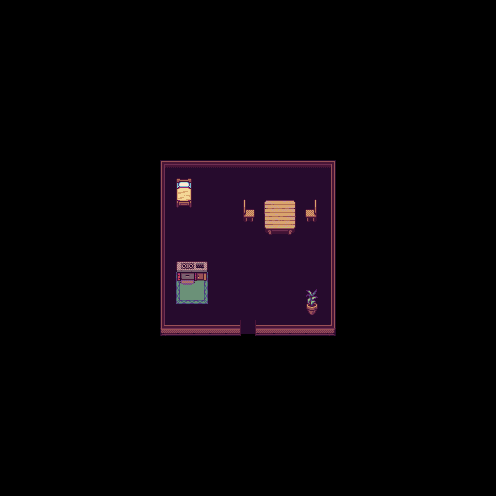

Below is a game level as drawn by its tile map, then a one-line description and the .tmx file that defines it, in full:
An orthogonal 31x31 tile map with 16x16 px tiles, 3 tile layers (Base, Objects-low, Objects-high).

<map version="1.5" tiledversion="1.5.0" orientation="orthogonal" renderorder="right-down" width="31" height="31" tilewidth="16" tileheight="16" infinite="0" nextlayerid="4" nextobjectid="1">
 <tileset firstgid="1" source="../Raou_Interior_Tileset.tsx" />
 <layer id="1" name="Base" width="31" height="31">
  <data encoding="csv">
0,0,0,0,0,0,0,0,0,0,0,0,0,0,0,0,0,0,0,0,0,0,0,0,0,0,0,0,0,0,0,
0,0,0,0,0,0,0,0,0,0,0,0,0,0,0,0,0,0,0,0,0,0,0,0,0,0,0,0,0,0,0,
0,0,0,0,0,0,0,0,0,0,0,0,0,0,0,0,0,0,0,0,0,0,0,0,0,0,0,0,0,0,0,
0,0,0,0,0,0,0,0,0,0,0,0,0,0,0,0,0,0,0,0,0,0,0,0,0,0,0,0,0,0,0,
0,0,0,0,0,0,0,0,0,0,0,0,0,0,0,0,0,0,0,0,0,0,0,0,0,0,0,0,0,0,0,
0,0,0,0,0,0,0,0,0,0,0,0,0,0,0,0,0,0,0,0,0,0,0,0,0,0,0,0,0,0,0,
0,0,0,0,0,0,0,0,0,0,0,0,0,0,0,0,0,0,0,0,0,0,0,0,0,0,0,0,0,0,0,
0,0,0,0,0,0,0,0,0,0,0,0,0,0,0,0,0,0,0,0,0,0,0,0,0,0,0,0,0,0,0,
0,0,0,0,0,0,0,0,0,0,0,0,0,0,0,0,0,0,0,0,0,0,0,0,0,0,0,0,0,0,0,
0,0,0,0,0,0,0,0,0,0,0,0,0,0,0,0,0,0,0,0,0,0,0,0,0,0,0,0,0,0,0,
0,0,0,0,0,0,0,0,0,0,1,2,2,2,2,2,2,2,2,2,3,0,0,0,0,0,0,0,0,0,0,
0,0,0,0,0,0,0,0,0,0,15,16,16,16,16,16,16,16,16,16,17,0,0,0,0,0,0,0,0,0,0,
0,0,0,0,0,0,0,0,0,0,15,16,16,16,16,16,16,16,16,16,17,0,0,0,0,0,0,0,0,0,0,
0,0,0,0,0,0,0,0,0,0,15,16,16,16,16,16,16,16,16,16,17,0,0,0,0,0,0,0,0,0,0,
0,0,0,0,0,0,0,0,0,0,15,16,16,16,16,16,16,16,16,16,17,0,0,0,0,0,0,0,0,0,0,
0,0,0,0,0,0,0,0,0,0,15,16,16,16,16,16,16,16,16,16,17,0,0,0,0,0,0,0,0,0,0,
0,0,0,0,0,0,0,0,0,0,15,16,16,16,16,16,16,16,16,16,17,0,0,0,0,0,0,0,0,0,0,
0,0,0,0,0,0,0,0,0,0,15,16,16,16,16,16,16,16,16,16,17,0,0,0,0,0,0,0,0,0,0,
0,0,0,0,0,0,0,0,0,0,15,16,16,16,16,16,16,16,16,16,17,0,0,0,0,0,0,0,0,0,0,
0,0,0,0,0,0,0,0,0,0,15,16,16,16,16,16,16,16,16,16,17,0,0,0,0,0,0,0,0,0,0,
0,0,0,0,0,0,0,0,0,0,29,30,30,30,30,98,30,30,30,30,31,0,0,0,0,0,0,0,0,0,0,
0,0,0,0,0,0,0,0,0,0,0,0,0,0,0,0,0,0,0,0,0,0,0,0,0,0,0,0,0,0,0,
0,0,0,0,0,0,0,0,0,0,0,0,0,0,0,0,0,0,0,0,0,0,0,0,0,0,0,0,0,0,0,
0,0,0,0,0,0,0,0,0,0,0,0,0,0,0,0,0,0,0,0,0,0,0,0,0,0,0,0,0,0,0,
0,0,0,0,0,0,0,0,0,0,0,0,0,0,0,0,0,0,0,0,0,0,0,0,0,0,0,0,0,0,0,
0,0,0,0,0,0,0,0,0,0,0,0,0,0,0,0,0,0,0,0,0,0,0,0,0,0,0,0,0,0,0,
0,0,0,0,0,0,0,0,0,0,0,0,0,0,0,0,0,0,0,0,0,0,0,0,0,0,0,0,0,0,0,
0,0,0,0,0,0,0,0,0,0,0,0,0,0,0,0,0,0,0,0,0,0,0,0,0,0,0,0,0,0,0,
0,0,0,0,0,0,0,0,0,0,0,0,0,0,0,0,0,0,0,0,0,0,0,0,0,0,0,0,0,0,0,
0,0,0,0,0,0,0,0,0,0,0,0,0,0,0,0,0,0,0,0,0,0,0,0,0,0,0,0,0,0,0,
0,0,0,0,0,0,0,0,0,0,0,0,0,0,0,0,0,0,0,0,0,0,0,0,0,0,0,0,0,0,0
</data>
 </layer>
 <layer id="2" name="Objects-low" width="31" height="31">
  <data encoding="csv">
0,0,0,0,0,0,0,0,0,0,0,0,0,0,0,0,0,0,0,0,0,0,0,0,0,0,0,0,0,0,0,
0,0,0,0,0,0,0,0,0,0,0,0,0,0,0,0,0,0,0,0,0,0,0,0,0,0,0,0,0,0,0,
0,0,0,0,0,0,0,0,0,0,0,0,0,0,0,0,0,0,0,0,0,0,0,0,0,0,0,0,0,0,0,
0,0,0,0,0,0,0,0,0,0,0,0,0,0,0,0,0,0,0,0,0,0,0,0,0,0,0,0,0,0,0,
0,0,0,0,0,0,0,0,0,0,0,0,0,0,0,0,0,0,0,0,0,0,0,0,0,0,0,0,0,0,0,
0,0,0,0,0,0,0,0,0,0,0,0,0,0,0,0,0,0,0,0,0,0,0,0,0,0,0,0,0,0,0,
0,0,0,0,0,0,0,0,0,0,0,0,0,0,0,0,0,0,0,0,0,0,0,0,0,0,0,0,0,0,0,
0,0,0,0,0,0,0,0,0,0,0,0,0,0,0,0,0,0,0,0,0,0,0,0,0,0,0,0,0,0,0,
0,0,0,0,0,0,0,0,0,0,0,0,0,0,0,0,0,0,0,0,0,0,0,0,0,0,0,0,0,0,0,
0,0,0,0,0,0,0,0,0,0,0,0,0,0,0,0,0,0,0,0,0,0,0,0,0,0,0,0,0,0,0,
0,0,0,0,0,0,0,0,0,0,0,0,0,0,0,0,0,0,0,0,0,0,0,0,0,0,0,0,0,0,0,
0,0,0,0,0,0,0,0,0,0,0,245,0,0,0,0,0,0,0,0,0,0,0,0,0,0,0,0,0,0,0,
0,0,0,0,0,0,0,0,0,0,0,259,0,0,0,758,477,478,479,759,0,0,0,0,0,0,0,0,0,0,0,
0,0,0,0,0,0,0,0,0,0,0,0,0,0,0,772,491,492,493,773,0,0,0,0,0,0,0,0,0,0,0,
0,0,0,0,0,0,0,0,0,0,0,0,0,0,0,0,505,506,507,0,0,0,0,0,0,0,0,0,0,0,0,
0,0,0,0,0,0,0,0,0,0,0,0,0,0,0,0,0,0,0,0,0,0,0,0,0,0,0,0,0,0,0,
0,0,0,0,0,0,0,0,0,0,0,0,0,0,0,0,0,0,0,0,0,0,0,0,0,0,0,0,0,0,0,
0,0,0,0,0,0,0,0,0,0,0,281,283,0,0,0,0,0,0,0,0,0,0,0,0,0,0,0,0,0,0,
0,0,0,0,0,0,0,0,0,0,0,309,311,0,0,0,0,0,0,792,0,0,0,0,0,0,0,0,0,0,0,
0,0,0,0,0,0,0,0,0,0,0,0,0,0,0,0,0,0,0,806,0,0,0,0,0,0,0,0,0,0,0,
0,0,0,0,0,0,0,0,0,0,0,0,0,0,0,0,0,0,0,0,0,0,0,0,0,0,0,0,0,0,0,
0,0,0,0,0,0,0,0,0,0,0,0,0,0,0,0,0,0,0,0,0,0,0,0,0,0,0,0,0,0,0,
0,0,0,0,0,0,0,0,0,0,0,0,0,0,0,0,0,0,0,0,0,0,0,0,0,0,0,0,0,0,0,
0,0,0,0,0,0,0,0,0,0,0,0,0,0,0,0,0,0,0,0,0,0,0,0,0,0,0,0,0,0,0,
0,0,0,0,0,0,0,0,0,0,0,0,0,0,0,0,0,0,0,0,0,0,0,0,0,0,0,0,0,0,0,
0,0,0,0,0,0,0,0,0,0,0,0,0,0,0,0,0,0,0,0,0,0,0,0,0,0,0,0,0,0,0,
0,0,0,0,0,0,0,0,0,0,0,0,0,0,0,0,0,0,0,0,0,0,0,0,0,0,0,0,0,0,0,
0,0,0,0,0,0,0,0,0,0,0,0,0,0,0,0,0,0,0,0,0,0,0,0,0,0,0,0,0,0,0,
0,0,0,0,0,0,0,0,0,0,0,0,0,0,0,0,0,0,0,0,0,0,0,0,0,0,0,0,0,0,0,
0,0,0,0,0,0,0,0,0,0,0,0,0,0,0,0,0,0,0,0,0,0,0,0,0,0,0,0,0,0,0,
0,0,0,0,0,0,0,0,0,0,0,0,0,0,0,0,0,0,0,0,0,0,0,0,0,0,0,0,0,0,0
</data>
 </layer>
 <layer id="3" name="Objects-high" width="31" height="31">
  <data encoding="csv">
0,0,0,0,0,0,0,0,0,0,0,0,0,0,0,0,0,0,0,0,0,0,0,0,0,0,0,0,0,0,0,
0,0,0,0,0,0,0,0,0,0,0,0,0,0,0,0,0,0,0,0,0,0,0,0,0,0,0,0,0,0,0,
0,0,0,0,0,0,0,0,0,0,0,0,0,0,0,0,0,0,0,0,0,0,0,0,0,0,0,0,0,0,0,
0,0,0,0,0,0,0,0,0,0,0,0,0,0,0,0,0,0,0,0,0,0,0,0,0,0,0,0,0,0,0,
0,0,0,0,0,0,0,0,0,0,0,0,0,0,0,0,0,0,0,0,0,0,0,0,0,0,0,0,0,0,0,
0,0,0,0,0,0,0,0,0,0,0,0,0,0,0,0,0,0,0,0,0,0,0,0,0,0,0,0,0,0,0,
0,0,0,0,0,0,0,0,0,0,0,0,0,0,0,0,0,0,0,0,0,0,0,0,0,0,0,0,0,0,0,
0,0,0,0,0,0,0,0,0,0,0,0,0,0,0,0,0,0,0,0,0,0,0,0,0,0,0,0,0,0,0,
0,0,0,0,0,0,0,0,0,0,0,0,0,0,0,0,0,0,0,0,0,0,0,0,0,0,0,0,0,0,0,
0,0,0,0,0,0,0,0,0,0,0,0,0,0,0,0,0,0,0,0,0,0,0,0,0,0,0,0,0,0,0,
0,0,0,0,0,0,0,0,0,0,0,0,0,0,0,0,0,0,0,0,0,0,0,0,0,0,0,0,0,0,0,
0,0,0,0,0,0,0,0,0,0,0,0,0,0,0,0,0,0,0,0,0,0,0,0,0,0,0,0,0,0,0,
0,0,0,0,0,0,0,0,0,0,0,0,0,0,0,0,0,0,0,0,0,0,0,0,0,0,0,0,0,0,0,
0,0,0,0,0,0,0,0,0,0,0,0,0,0,0,0,0,0,0,0,0,0,0,0,0,0,0,0,0,0,0,
0,0,0,0,0,0,0,0,0,0,0,0,0,0,0,0,0,0,0,0,0,0,0,0,0,0,0,0,0,0,0,
0,0,0,0,0,0,0,0,0,0,0,0,0,0,0,0,0,0,0,0,0,0,0,0,0,0,0,0,0,0,0,
0,0,0,0,0,0,0,0,0,0,0,413,414,0,0,0,0,0,0,0,0,0,0,0,0,0,0,0,0,0,0,
0,0,0,0,0,0,0,0,0,0,0,427,428,0,0,0,0,0,0,0,0,0,0,0,0,0,0,0,0,0,0,
0,0,0,0,0,0,0,0,0,0,0,0,0,0,0,0,0,0,0,0,0,0,0,0,0,0,0,0,0,0,0,
0,0,0,0,0,0,0,0,0,0,0,0,0,0,0,0,0,0,0,0,0,0,0,0,0,0,0,0,0,0,0,
0,0,0,0,0,0,0,0,0,0,0,0,0,0,0,0,0,0,0,0,0,0,0,0,0,0,0,0,0,0,0,
0,0,0,0,0,0,0,0,0,0,0,0,0,0,0,0,0,0,0,0,0,0,0,0,0,0,0,0,0,0,0,
0,0,0,0,0,0,0,0,0,0,0,0,0,0,0,0,0,0,0,0,0,0,0,0,0,0,0,0,0,0,0,
0,0,0,0,0,0,0,0,0,0,0,0,0,0,0,0,0,0,0,0,0,0,0,0,0,0,0,0,0,0,0,
0,0,0,0,0,0,0,0,0,0,0,0,0,0,0,0,0,0,0,0,0,0,0,0,0,0,0,0,0,0,0,
0,0,0,0,0,0,0,0,0,0,0,0,0,0,0,0,0,0,0,0,0,0,0,0,0,0,0,0,0,0,0,
0,0,0,0,0,0,0,0,0,0,0,0,0,0,0,0,0,0,0,0,0,0,0,0,0,0,0,0,0,0,0,
0,0,0,0,0,0,0,0,0,0,0,0,0,0,0,0,0,0,0,0,0,0,0,0,0,0,0,0,0,0,0,
0,0,0,0,0,0,0,0,0,0,0,0,0,0,0,0,0,0,0,0,0,0,0,0,0,0,0,0,0,0,0,
0,0,0,0,0,0,0,0,0,0,0,0,0,0,0,0,0,0,0,0,0,0,0,0,0,0,0,0,0,0,0,
0,0,0,0,0,0,0,0,0,0,0,0,0,0,0,0,0,0,0,0,0,0,0,0,0,0,0,0,0,0,0
</data>
 </layer>
</map>
